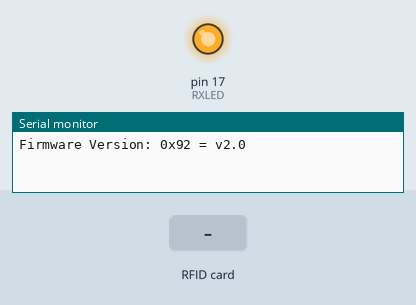
Simulated run of this sketch. Board: SparkFun Pro Micro, built with avr-gcc and run on an emulated ATmega32U4. Shown: output pins drawn as LEDs (lit = HIGH), the last lines printed to the serial monitor. The inputs (shaded band) are chosen by the test bench. USB keyboard and mouse output is not drawn.

Above: at 1.2 s.
1.3 s: RFID card 39 43 27 89 held to the reader
At 2.4 s:
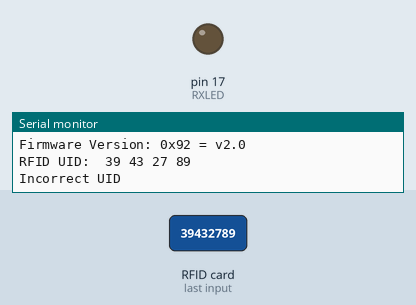
Timing chart, 0 to 7.8 s (numbered marks = the images above; inputs shaded):
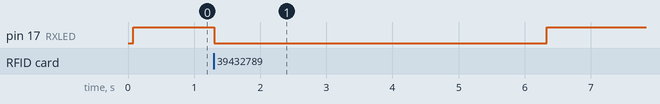

Measured:
- after the input at 1.3 s, pin 17 (RXLED): HIGH → LOW at once, → HIGH 5.0 s later

The sketch:

MFRC522.ino
```cpp
// (licence header left out)
#include <SPI.h>
#include <MFRC522.h>
#include <Keyboard.h>

constexpr uint8_t RST_PIN = 9;  // Configurable, see typical pin layout above
constexpr uint8_t SS_PIN = 10;  // Configurable, see typical pin layout above

MFRC522 mfrc522(SS_PIN, RST_PIN);  // Create MFRC522 instance

int RXLED = 17;

void setup() {
  pinMode(RXLED, OUTPUT);
  Serial.begin(9600);
  //while (!Serial);    // Do nothing if no serial port is opened (added for Arduinos based on ATMEGA32U4)
  SPI.begin();      // Init SPI bus
  mfrc522.PCD_Init();   // Init MFRC522
  mfrc522.PCD_DumpVersionToSerial();  // Show details of PCD - MFRC522 Card Reader details
  Keyboard.begin();
}

void readHex(byte *buffer, byte bufferSize) {
  for (byte i = 0; i < bufferSize; i++) {
    Serial.print(buffer[i] < 0x10 ? " 0" : " ");
    Serial.print(buffer[i], HEX);
  }
}

void loop() {
  // Look for new cards
  if ( ! mfrc522.PICC_IsNewCardPresent()) {
    digitalWrite(RXLED, HIGH);
    return;
  }

    // Select one of the cards
  if ( ! mfrc522.PICC_ReadCardSerial()) {
    return;
  }

  digitalWrite(RXLED, LOW);
  Serial.print("RFID UID: ");
  readHex(mfrc522.uid.uidByte, mfrc522.uid.size);
  Serial.println();


  // SET YOUR UID HERE (you should see it in your serial monitor)
  if (mfrc522.uid.uidByte[0] == 0x00 &&
      mfrc522.uid.uidByte[1] == 0x00 &&
      mfrc522.uid.uidByte[2] == 0x00 &&
      mfrc522.uid.uidByte[3] == 0x00) {
      Serial.println("Correct UID");
  }
  else {
    Serial.println("Incorrect UID");
    delay(5000);
    return;
  }

  digitalWrite(RXLED, HIGH);

  Serial.println("Printing password...");
  Keyboard.print("39432789");
  delay(1000);
  Keyboard.write(10);

  delay(5000);
}
```
